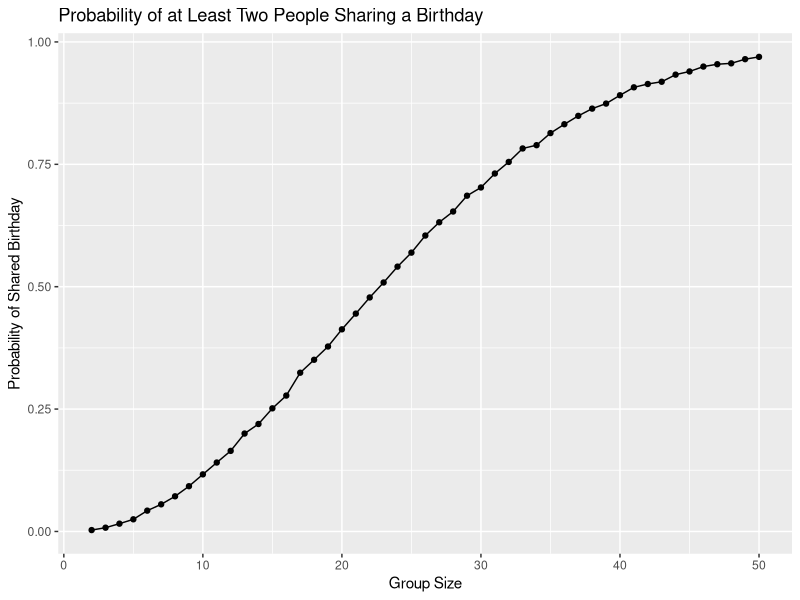

Here is the R script that generated this plot: (Note: this script raises an error after producing the figure.)
## ---- chunk 1
library(tidyverse)
## ---- chunk 2
birthday_simulation = function(n){
  birthday = sample(1:365, size = n, replace = TRUE)
  any(duplicated(birthday))
}
## ---- chunk 3
birthday_result = 
  expand_grid(
    group_size = 2:50,
    iteration = 1:10000
  ) |> 
  mutate(
    duplicate = map_lgl(group_size, birthday_simulation)
  )
## ---- chunk 4
birthday_summary = 
  birthday_result |> 
  group_by(group_size) |> 
  summarize(
    probability = mean(duplicate)
  )

birthday_summary |> 
  ggplot(aes(x = group_size, y = probability)) +
  geom_line() +
  geom_point() +
  labs(
    x = "Group Size",
    y = "Probability of Shared Birthday",
    title = "Probability of at Least Two People Sharing a Birthday"
  )
## ---- chunk 5
longitudinal_df = 
  tibble(
    files = list.files("data/"),
    path = str_c("data/", files)
  ) |> 
  mutate(data = map(path, read_csv)) |> 
  unnest(data)
## ---- chunk 6
tidy_df =
  longitudinal_df |>
  mutate(
    files = str_replace(files, ".csv", ""),
    group = str_sub(files, 1, 3)
  ) |>
  
  pivot_longer(
    week_1:week_8,
    names_to = "week",
    values_to = "outcome",
    names_prefix = "week_"
  ) |>
  
  mutate(
    week = as.numeric(week),
    group = case_match(
    group,
    "con" ~ "Control",
    "exp" ~ "Experimental"
    )
  ) |> 
  select(group, subj = files, week, outcome)
## ---- chunk 7
tidy_df |>
  ggplot(aes(x = week, y = outcome, group = subj, color = group)) +
  geom_point() +
  geom_path() +
  facet_grid(~group) +
  labs(
    x = "Week",
    y = "Outcome",
    title = "Participant Outcomes Over Time"
  )
## ---- chunk 8
sim_t_test = function(mu) {
  sim_data =
    tibble(
      x = rnorm(30, mean = mu, sd = 5)
    )
  
  test_result =
    t.test(
      sim_data |> pull(x),
      mu = 0
    ) |>
    broom::tidy()
  
  test_result |>
    select(estimate, p.value)
}
## ---- chunk 9
sim_results_0 =
  tibble(
    mu = 0,
    iteration = 1:5000
  ) |>
  mutate(
    result = map(mu, sim_t_test)
  ) |>
  unnest(result)
## ---- chunk 10
sim_results_alt =
  expand_grid(
    mu = 1:6,
    iteration = 1:5000
  ) |>
  mutate(
    result = map(mu, sim_t_test)
  ) |>
  unnest(result)
## ---- chunk 11
sim_results =
  bind_rows(
    sim_results_0,
    sim_results_alt
  )

power_results =
  sim_results |>
  group_by(mu) |>
  summarize(
    power = mean(p.value < 0.05)
  )

power_results |>
  ggplot(aes(x = mu, y = power)) +
  geom_line() +
  geom_point() +
  labs(
    x = "True Mean",
    y = "Power",
    title = "Power of the One-Sample t-Test"
  )
## ---- chunk 12
mean_estimates =
  sim_results |>
  group_by(mu) |>
  summarize(
    mean_estimate = mean(estimate)
  )

mean_estimates |>
  ggplot(aes(x = mu, y = mean_estimate)) +
  geom_line() +
  geom_point() +
  labs(
    x = "True Mean",
    y = "Average Estimated Mean",
    title = "Average Estimated Mean vs. True Mean"
  )
## ---- chunk 13
rejected_estimates =
  sim_results |>
  filter(p.value < 0.05) |>
  group_by(mu) |>
  summarize(
    mean_estimate = mean(estimate)
  )

rejected_estimates |>
  ggplot(aes(x = mu, y = mean_estimate)) +
  geom_line() +
  geom_point() +
  labs(
    x = "True Mean",
    y = "Average Estimated Mean",
    title = "Average Estimated Mean Among Rejected Tests"
  )
